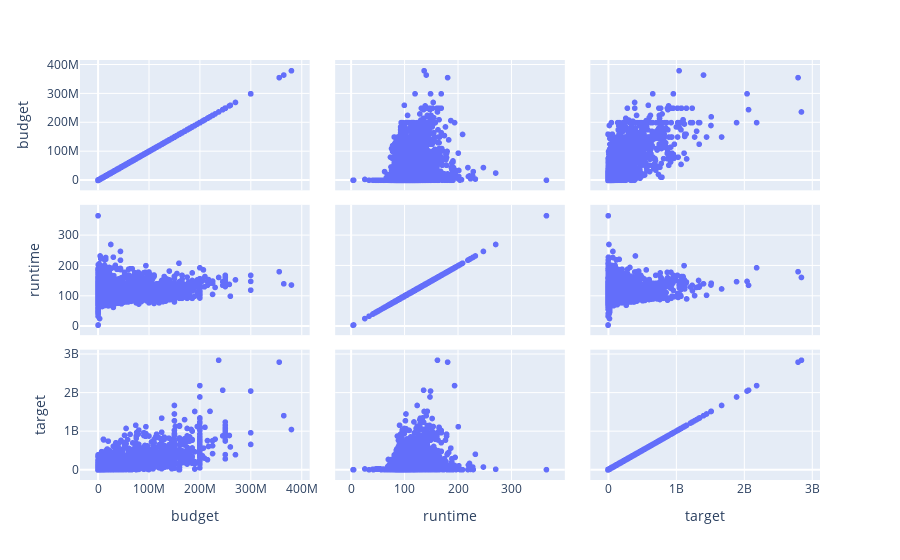

Notebook cell for this chart:
### Markdown cell above
### Visualizaciones de las interecciones en las distintas variables

### Code cell
#Scatter Matrix
fig = px.scatter_matrix(train[["budget","runtime","target"]])
fig.show()

### Figure 1 — Plotly figure (JSON) as saved in the notebook; plotly's stock layout.template omitted (floating-point values rounded to 4 significant figures; data arrays with more than 128 entries replaced by an {"elided": "..."} marker saying what was removed)
{"data": [{"dimensions": [{"axis": {"matches": true}, "label": "budget", "values": {"elided": "6451 int values"}}, {"axis": {"matches": true}, "label": "runtime", "values": {"elided": "6451 int values"}}, {"axis": {"matches": true}, "label": "target", "values": {"elided": "6451 int values"}}], "hovertemplate": "%{xaxis.title.text}=%{x}<br>%{yaxis.title.text}=%{y}<extra></extra>", "legendgroup": "", "marker": {"color": "#636efa", "symbol": "circle"}, "name": "", "showlegend": false, "type": "splom"}], "layout": {"dragmode": "select", "legend": {"tracegroupgap": 0}, "margin": {"t": 60}}}
